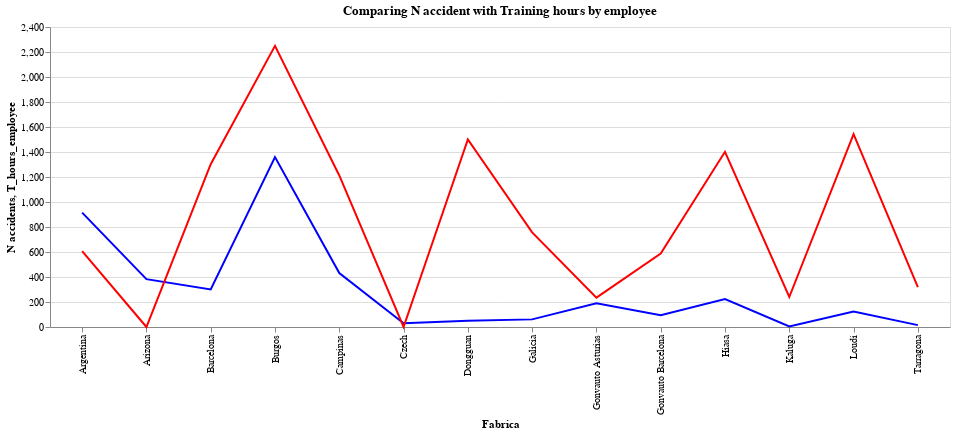

Notebook code cell kept with this figure:
### Code cell
base = alt.Chart(staff_2, title='Comparing N accident with Training hours by employee').encode(x='Fabrica')

alt.layer(base.mark_line(color='blue').encode(y='N accidents'),base.mark_line(color='red').encode(y='T_hours_employee')).properties(
    width=900,
    height=300)

### Figure 1 — Vega-Lite specification as saved in the notebook (floating-point values rounded to 4 significant figures)
{"config": {"view": {"continuousWidth": 400, "continuousHeight": 300}}, "layer": [{"mark": {"type": "line", "color": "blue"}, "encoding": {"x": {"type": "nominal", "field": "Fabrica"}, "y": {"type": "quantitative", "field": "N accidents"}}, "title": "Comparing N accident with Training hours by employee"}, {"mark": {"type": "line", "color": "red"}, "encoding": {"x": {"type": "nominal", "field": "Fabrica"}, "y": {"type": "quantitative", "field": "T_hours_employee"}}, "title": "Comparing N accident with Training hours by employee"}], "data": {"name": "data-c8180bdb93c64c6ca29bd716395b7f43"}, "height": 300, "width": 900, "$schema": "https://vega.github.io/schema/vega-lite/v4.8.1.json", "datasets": {"data-c8180bdb93c64c6ca29bd716395b7f43": [{"Fabrica": "Argentina", "Accident": "Yes", "N accidents": 915, "Training hours": 554900.0, "T_hours_employee": 606.5}, {"Fabrica": "Arizona", "Accident": "Yes", "N accidents": 383, "Training hours": 0.0, "T_hours_employee": 0.0}, {"Fabrica": "Barcelona", "Accident": "Yes", "N accidents": 300, "Training hours": 390600.0, "T_hours_employee": 1302.0}, {"Fabrica": "Burgos", "Accident": "Yes", "N accidents": 1359, "Training hours": 3057000.0, "T_hours_employee": 2249.0}, {"Fabrica": "Campinas", "Accident": "Yes", "N accidents": 432, "Training hours": 523800.0, "T_hours_employee": 1212.0}, {"Fabrica": "Czech", "Accident": "Yes", "N accidents": 30, "Training hours": 0.0, "T_hours_employee": 0.0}, {"Fabrica": "Dongguan", "Accident": "Yes", "N accidents": 50, "Training hours": 75050.0, "T_hours_employee": 1501.0}, {"Fabrica": "Galicia", "Accident": "Yes", "N accidents": 61, "Training hours": 46160.0, "T_hours_employee": 756.7}, {"Fabrica": "Gonvauto Asturias", "Accident": "Yes", "N accidents": 189, "Training hours": 44420.0, "T_hours_employee": 235.0}, {"Fabrica": "Gonvauto Barcelona", "Accident": "Yes", "N accidents": 95, "Training hours": 55760.0, "T_hours_employee": 587.0}, {"Fabrica": "Hiasa", "Accident": "Yes", "N accidents": 224, "Training hours": 314000.0, "T_hours_employee": 1402.0}, {"Fabrica": "Kaluga", "Accident": "Yes", "N accidents": 4, "Training hours": 960.0, "T_hours_employee": 240.0}, {"Fabrica": "Loudi", "Accident": "Yes", "N accidents": 123, "Training hours": 189800.0, "T_hours_employee": 1543.0}, {"Fabrica": "Tarragona", "Accident": "Yes", "N accidents": 15, "Training hours": 4775.0, "T_hours_employee": 318.3}]}}
